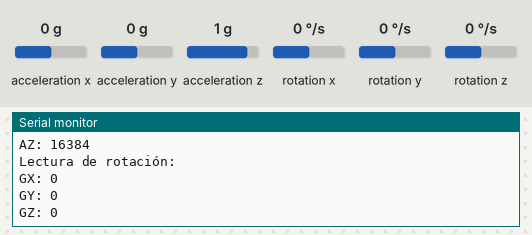
A sketch run on a simulated ESP8266 (NodeMCU). Parts: the last lines printed to the serial monitor. The test bench sets the inputs (shaded band); at power-on: acceleration x 0 g, acceleration y 0 g, acceleration z 1 g, rotation x 0 °/s, rotation y 0 °/s, rotation z 0 °/s.

Above: at 2.2 s.
2.3 s: acceleration x set to -1.4 g
5.4 s: acceleration y set to -1.4 g
6.9 s: acceleration z set to -1.4 g
8.4 s: rotation x set to -192 °/s
At 9.7 s:
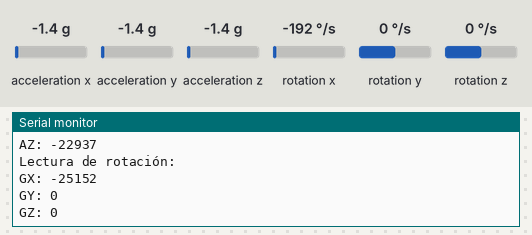
9.9 s: rotation y set to -192 °/s
At 10.7 s:
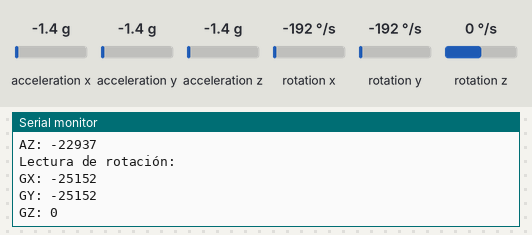
11.4 s: rotation z set to -192 °/s
At 12.7 s:
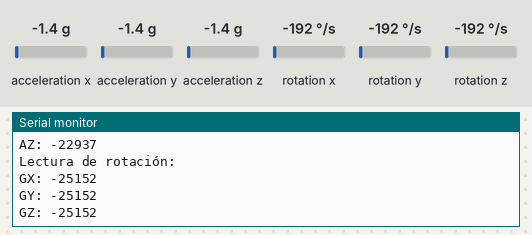
Timing chart, 0 to 14.4 s (numbered marks = the images above; inputs shaded):
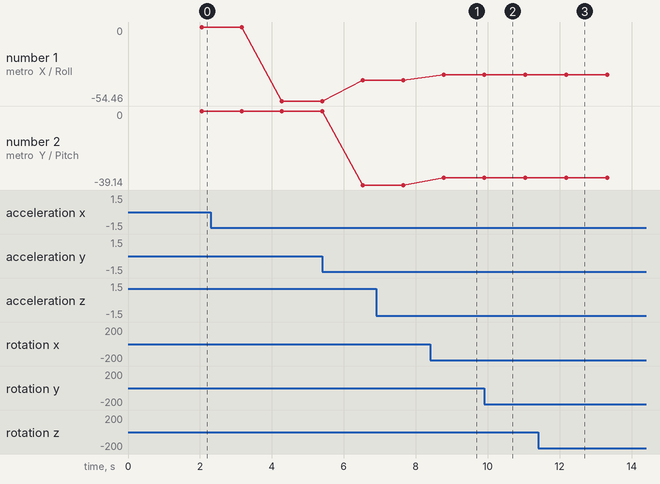

Measured:
- after the input at 8.4 s, the serial monitor: prints a new line after 0.48 s (image 1)
- after the input at 9.9 s, the serial monitor: prints a new line after 0.12 s (image 2)
- after the input at 11.4 s, the serial monitor: prints a new line after 0.91 s (image 3)
- plotted number 1: 0 → -54.46 after the input at 2.3 s, -54.46 → -39.14 after the input at 5.4 s
- plotted number 2: 0 → -39.14 after the input at 5.4 s

The sketch:

mpu.ino
```cpp
#include <MPU6050.h>
#include <Wire.h>

MPU6050 mpu;

int16_t ax, ay, az;
int16_t gx, gy, gz;

int16_t ax_offset, ay_offset, az_offset;
int16_t gx_offset, gy_offset, gz_offset;
int16_t corr_ax, corr_ay, corr_az;
int16_t corr_gx, corr_gy, corr_gz;

#define RAD_TO_DEG 57.2957795131

void setup()
{
  Serial.begin(9600);
  delay(1000);

  // SDA y SCL para NodeMCU (ESP8266)
  Wire.begin(4, 5);
  mpu.initialize();
  getOffsets();

  if (mpu.testConnection()) {
    Serial.println("Sensor iniciado");
  }
  else {
    Serial.println("Error");
  }
}

void loop() {
  readAcceleration();
  readRotation();
  delay(1000);
  readAngles();
}

void getOffsets() {
  ax_offset = mpu.getXAccelOffset();
  ay_offset = mpu.getYAccelOffset();
  az_offset = mpu.getZAccelOffset();
  gx_offset = mpu.getXGyroOffset();
  gy_offset = mpu.getYGyroOffset();
  gz_offset = mpu.getZGyroOffset();
}

// Leer datos del acelerómetro y compensar offset
void readAcceleration() {
  mpu.getAcceleration(&ax, &ay, &az);
  corr_ax = ax - ax_offset;
  corr_ay = ay - ay_offset;
  corr_az = az - az_offset;
  Serial.println("Lectura de aceleración:");
  Serial.println("AX: " + String(ax));
  Serial.println("AY: " + String(ay));
  Serial.println("AZ: " + String(az));
}

// Leer datos del giroscopio y compensar offset
void readRotation() {
  mpu.getRotation(&gx, &gy, &gz);
  corr_gx = gx - gx_offset;
  corr_gy = gy - gy_offset;
  corr_gz = gz - gz_offset;
  Serial.println("Lectura de rotación:");
  Serial.println("GX: " + String(gx));
  Serial.println("GY: " + String(gy));
  Serial.println("GZ: " + String(gz));
}

// Calcular ángulos a partir del acelerómetro
void readAngles() {
  float accel_ang_x = (atan(corr_ax / sqrt(pow(corr_ay, 2) + pow(corr_az, 2)))) * RAD_TO_DEG; // roll
  float accel_ang_y = (atan(corr_ay / sqrt(pow(corr_ax, 2) + pow(corr_az, 2)))) * RAD_TO_DEG; // pitch
  Serial.println("Ángulos:");
  Serial.println("Acelerómetro (X / Roll): " + String(accel_ang_x));
  Serial.println("Acelerómetro (Y / Pitch): " + String(accel_ang_y));
}
```
